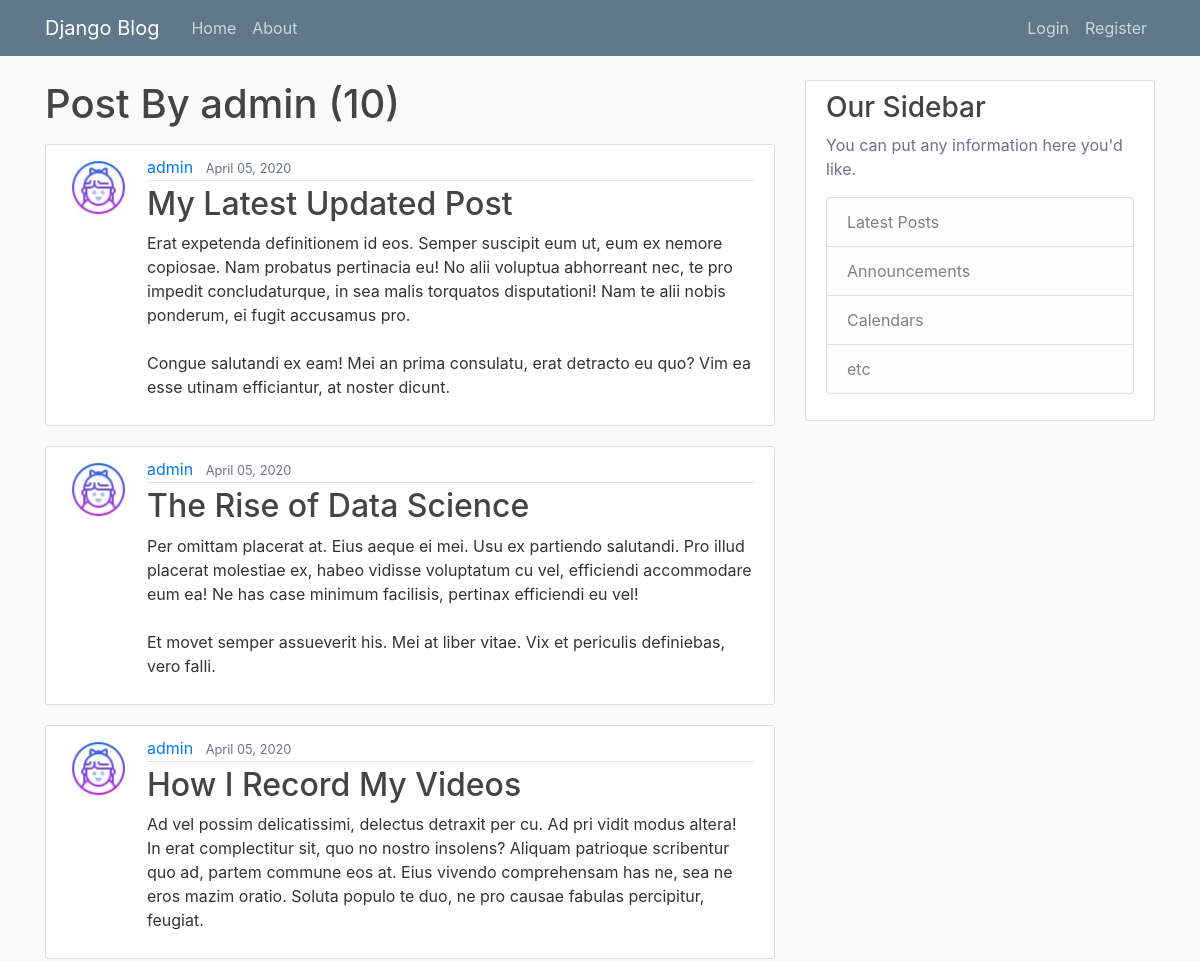
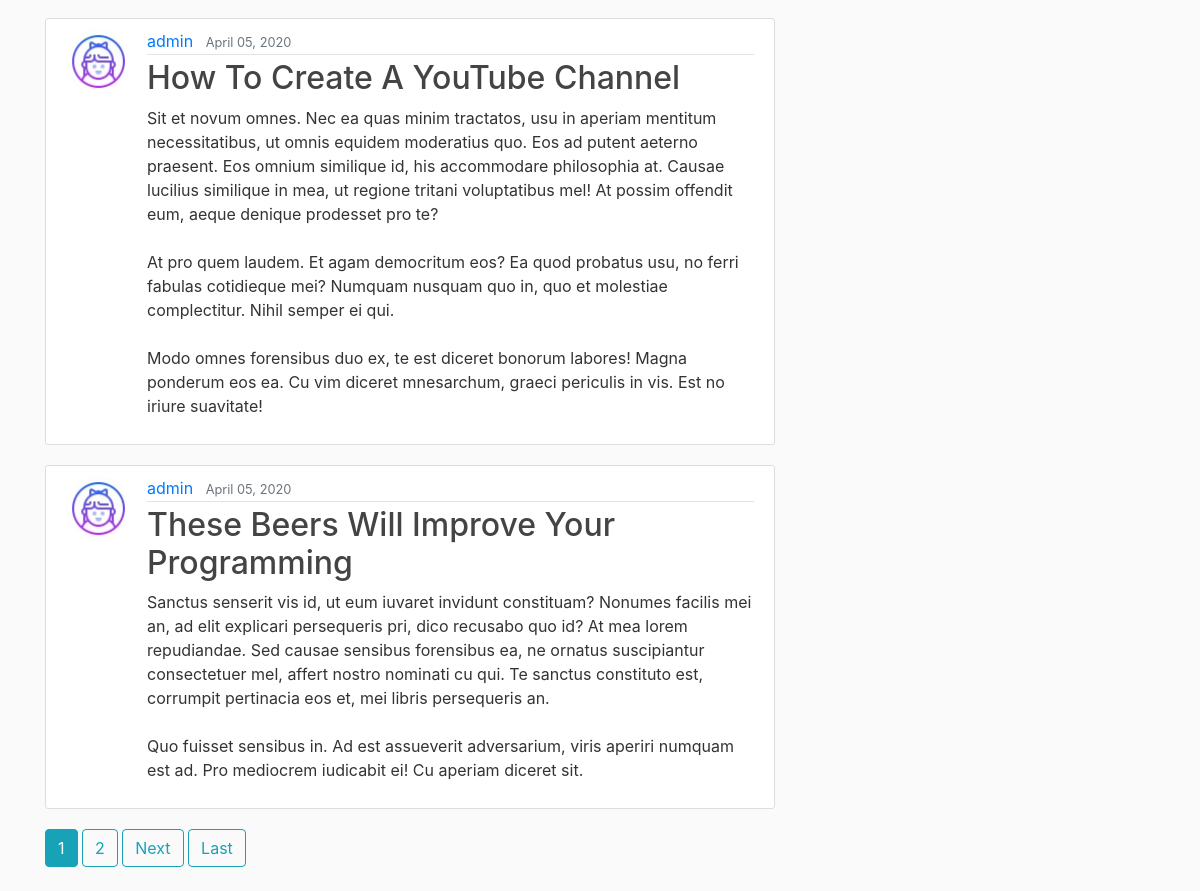
Screenshot of /user/admin/ with the database file from the repository (2 pictures, top to bottom).
### blog/models.py (models this page shows, shortened)
class Post(models.Model):
    title = models.CharField(max_length=100)
    content = models.TextField()
    date_posted = models.DateTimeField(default=timezone.now)
    author = models.ForeignKey(User,on_delete=models.CASCADE)

### users/models.py (models this page shows, shortened)
class Profile(models.Model):
    user = models.OneToOneField(User, on_delete=models.CASCADE)
    image = models.ImageField(default='default.jpg', upload_to='profile_pics')

### blog/views.py (the view)
# urls.py: path('user/<str:username>/', UserPostListView.as_view(), name ='user-posts'),
class UserPostListView(ListView):
    model = Post
    template_name = 'blog/user_posts.html' # <app>/<model>_<viewtype>.html
    context_object_name = 'posts'
    paginate_by = 5
    def get_queryset(self):
        user = get_object_or_404(User, username=self.kwargs.get('username'))
        return Post.objects.filter(author=user).order_by('-date_posted')

### blog/templates/blog/user_posts.html (shortened to what this page needs)
{% extends "blog/base.html" %}
{% block content %}
    <h1 class="mb-3"> Post By {{ view.kwargs.username }} ({{ page_obj.paginator.count }}) </h1>
    {% for post in posts %}
    <article class="media content-section">
      <img class="rounded-circle article-img" src="{{ post.author.profile.image.url }}">
        <div class="media-body">
          <div class="article-metadata">
            <a class="mr-2" href="{% url 'user-posts' post.author.username %}">{{ post.author }}</a>
            <small class="text-muted">{{ post.date_posted|date:"F d, Y" }}</small>
          </div>
          <h2><a class="article-title" href="{% url 'post-detail' post.id %}">{{ post.title }}</a></h2>
          <p class="article-content">{{ post.content }}</p>
        </div>
      </article>
    {% endfor %}
    {% if is_paginated %}
      {% for num in page_obj.paginator.page_range %}
        {% if page_obj.number == num %}
          <a class="btn btn-info mb-4" href="?page={{ num }}">{{ num }}</a>
        {% elif num > page_obj.number|add:'-3' and num < page_obj.number|add:'3' %}
          <a class="btn btn-outline-info mb-4" href="?page={{ num }}">{{ num }}</a>
        {% endif %}
      {% endfor %}
      {% if page_obj.has_next %}
        <a class="btn btn-outline-info mb-4" href="?page={{ page_obj.next_page_number }}">Next</a>
        <a class="btn btn-outline-info mb-4" href="?page={{ page_obj.paginator.num_pages }}">Last</a>
      {% endif %}
    {% endif %}
{% endblock content %}

### blog/static/blog/main.css (style rules this page uses)
body { background: #fafafa; color: #333333; margin-top: 5rem; }
h1, h2, h3, h4, h5, h6 { color: #444444; }
.content-section { background: #ffffff; padding: 10px 20px; border: 1px solid #dddddd; border-radius: 3px; margin-bottom: 20px; }
.article-title { color: #444444; }
.article-content { white-space: pre-line; }
.article-img { height: 65px; width: 65px; margin-right: 16px; }
.article-metadata { padding-bottom: 1px; margin-bottom: 4px; border-bottom: 1px solid #e3e3e3 }

### rows the page displays
Post: author.profile.image (placeholder picture), author "admin", date_posted "April 05, 2020", title "My Latest Updated Post", content "Erat expetenda definitionem id eos. Semper suscipit eum ut, eum ex nemore copiosae. Nam probatus pertinacia eu! No alii voluptua abhorreant nec, te pro impedit concludaturque, in sea malis torquatos disputationi! Nam te alii nobis ponderum, ei fugit accusamus pro. Congue salutandi ex eam! Mei an prima consulatu, erat detracto eu quo? Vim ea esse utinam efficiantur, at noster dicunt."
Post: author.profile.image (placeholder picture), author "admin", date_posted "April 05, 2020", title "The Rise of Data Science", content "Per omittam placerat at. Eius aeque ei mei. Usu ex partiendo salutandi. Pro illud placerat molestiae ex, habeo vidisse voluptatum cu vel, efficiendi accommodare eum ea! Ne has case minimum facilisis, pertinax efficiendi eu vel! Et movet semper assueverit his. Mei at liber vitae. Vix et periculis definiebas, vero falli."
Post: author.profile.image (placeholder picture), author "admin", date_posted "April 05, 2020", title "How I Record My Videos", content "Ad vel possim delicatissimi, delectus detraxit per cu. Ad pri vidit modus altera! In erat complectitur sit, quo no nostro insolens? Aliquam patrioque scribentur quo ad, partem commune eos at. Eius vivendo comprehensam has ne, sea ne eros mazim oratio. Soluta populo te duo, ne pro causae fabulas percipitur, feugiat."
Post: author.profile.image (placeholder picture), author "admin", date_posted "April 05, 2020", title "How To Create A YouTube Channel", content "Sit et novum omnes. Nec ea quas minim tractatos, usu in aperiam mentitum necessitatibus, ut omnis equidem moderatius quo. Eos ad putent aeterno praesent. Eos omnium similique id, his accommodare philosophia at. Causae lucilius similique in mea, ut regione tritani voluptatibus mel! At possim offendit eum, aeque denique prodesset pro te? At pro quem laudem. Et agam democritum eos? Ea quod probatus usu, no ferri fabulas cotidieque mei? Numquam nusquam quo in, quo et molestiae complectitur. Nihil semper ei qui. Modo omnes forensibus duo ex, te est diceret bonorum labores! Magna ponderum eos ea. Cu vim diceret mnesarchum, graeci periculis in vis. Est no iriure suavitate!"
Post: author.profile.image (placeholder picture), author "admin", date_posted "April 05, 2020", title "These Beers Will Improve Your Programming", content "Sanctus senserit vis id, ut eum iuvaret invidunt constituam? Nonumes facilis mei an, ad elit explicari persequeris pri, dico recusabo quo id? At mea lorem repudiandae. Sed causae sensibus forensibus ea, ne ornatus suscipiantur consectetuer mel, affert nostro nominati cu qui. Te sanctus constituto est, corrumpit pertinacia eos et, mei libris persequeris an. Quo fuisset sensibus in. Ad est assueverit adversarium, viris aperiri numquam est ad. Pro mediocrem iudicabit ei! Cu aperiam diceret sit."

### other values shown
{{ view.kwargs.username }} "admin"
{{ page_obj.paginator.count }} "10"
{{ num }} "1"
{{ num }} "2"
